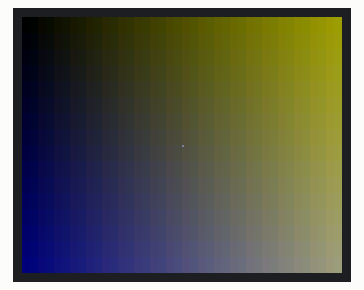
This sketch was run on a simulated Arduino Uno, built with avr-gcc and run on an emulated ATmega328P. On the bench: 160×128 colour display.

Above: at 0.59 s.

The sketch:

screen_test.ino
```cpp
#include <TFT.h> // Hardware-specific library
#include <SPI.h>

#define CS   48
#define DC   46
#define RESET  47


TFT myScreen = TFT(CS, DC, RESET);

// variable to keep track of the elapsed time
int counter = 0;
// char array to print time
char printout[4];

void setup(){

  myScreen.begin();

  myScreen.background(0,0,0); // clear the screen

  myScreen.stroke(255,0,255);

  // static text

  myScreen.text("Running for",0,0);

  myScreen.text("seconds",0,30);

  // increase font size for text in loop()

  myScreen.setTextSize(3);
}

void loop(){

   /* // get elapsed time

    counter = millis();

    // convert to a string

    String elapsedTime = String(counter/1000);

    // add to an array

    elapsedTime.toCharArray(printout,4);

    // print out and erase

    myScreen.stroke(255,255,255);
    myScreen.setTextSize(5);

    myScreen.text(printout,0,10);

    delay(1000);

    myScreen.stroke(0,0,0);

    myScreen.text(printout,0,10); */

    myScreen.point(myScreen.width()/2, myScreen.height()/2);
    int i,j =0;

    for (i=0 ; i<160 ; i++){
      for(j=0 ; j<128 ; j++){
        myScreen.stroke(i,i,j);
        myScreen.point(i,j);
        myScreen.stroke(j,j,i);

      }
    }

}
```
